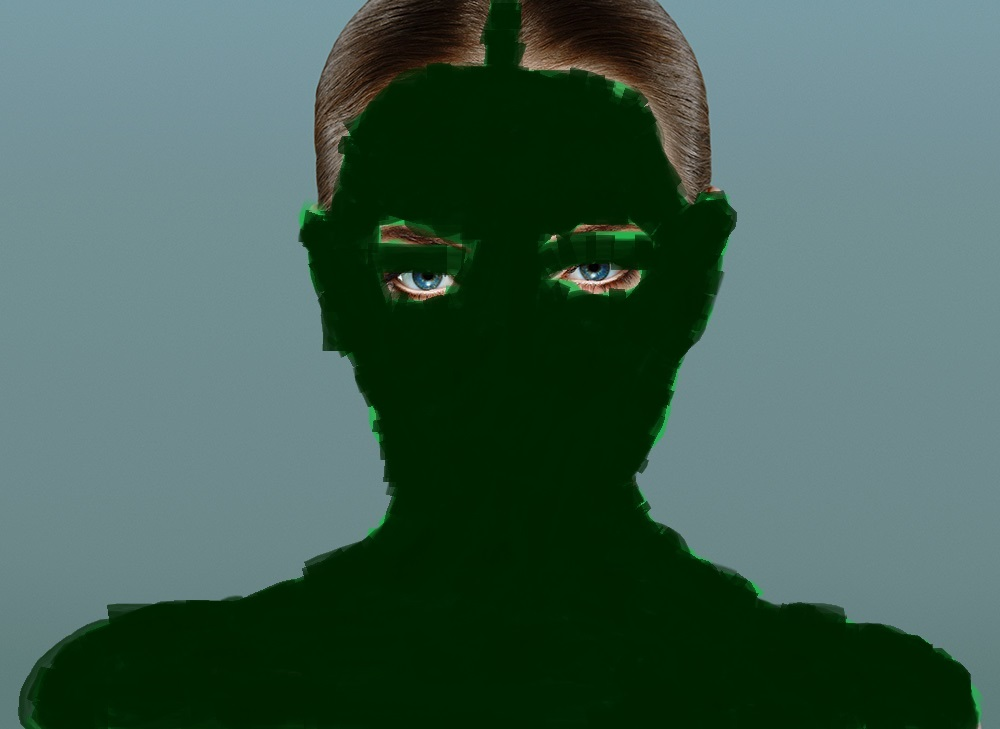
#> input picture lab1/1_colorat.jpg, 1000 x 729 px
$ jupyter execute --allow-errors lab1.ipynb
#> lines starting #> are read from the running program, lines starting #| are printed output that depends on the picture; after the words box and inside, x2 and y2 are one past the last pixel; in counts of white or black regions, pixels touching at a corner belong together
[cell 1]
import numpy as np
from skimage import io, color
import matplotlib.pyplot as plt

plt.style.use('dark_background')

img = io.imread('1_colorat.jpg')
#> img is the input picture: shape (729, 1000, 3); mean R, G, B 65.8, 94.7, 82.6

# Convert to grayscale. This already gives a float image in [0, 1].
gray_image = color.rgb2gray(img)
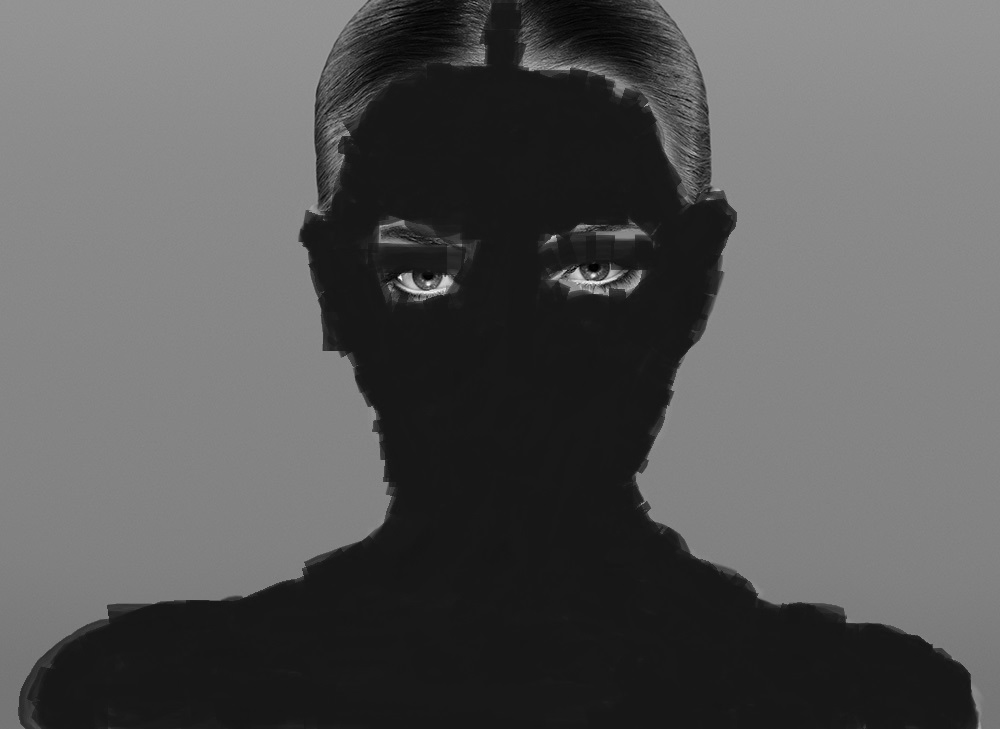
#> gray_image: shape (729, 1000) float64; min 0.000833, max 0.986, mean 0.344

plt.figure(figsize=(10, 5))

plt.subplot(1, 2, 1)
plt.imshow(img)
plt.title("Imagine originală")
plt.axis("off")

plt.subplot(1, 2, 2)
plt.imshow(gray_image, cmap='gray', vmin=0, vmax=1)
plt.title("Imagine grayscale")
plt.axis("off")

plt.show()
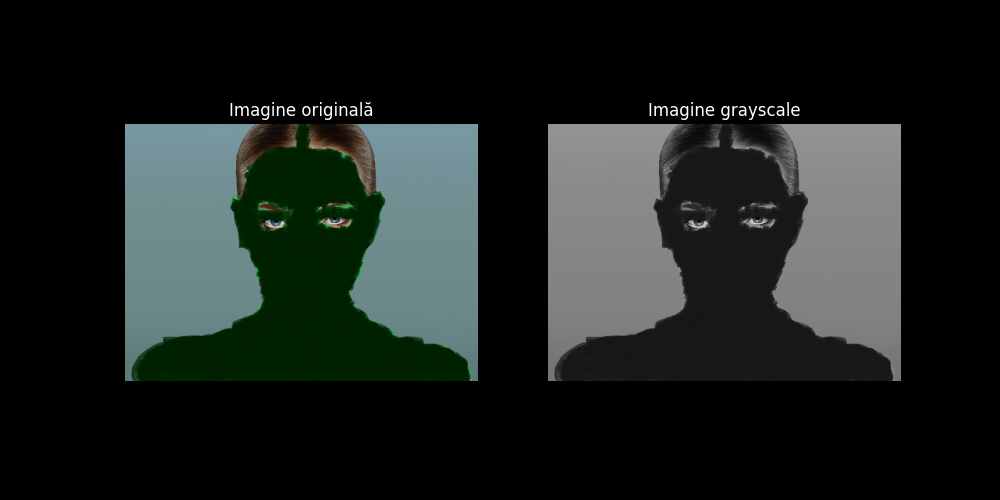
#> figure drawn by matplotlib, 2 panels
hist, bin_edges = np.histogram(gray_image, bins=256)
#> hist = 256 values, max 160604 at index 23, min 0 at index 229, mean 2847.7; bin_edges = 257 values from 0.000833 to 0.986

plt.figure(figsize=(8, 4))
plt.bar(bin_edges[:-1], hist, width=(bin_edges[1] - bin_edges[0]), edgecolor='black')
plt.xlabel('Normalized Pixel Intensity')
plt.ylabel('Frequency')
plt.title('Histogram of Grayscale Image')
plt.show()
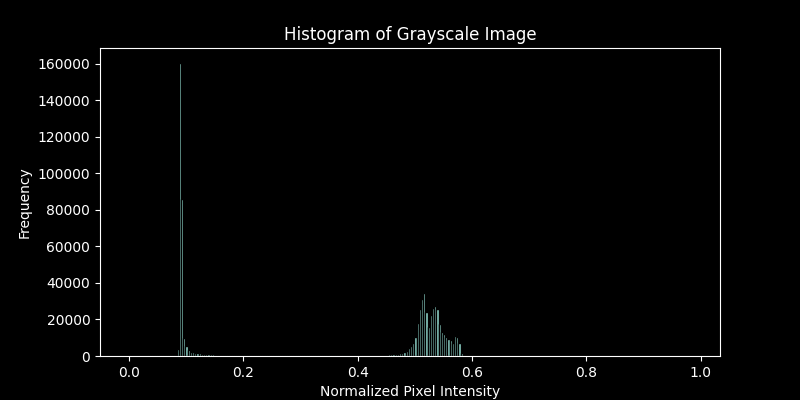
#> figure drawn by matplotlib, 1 panel; tallest bar 160604 high, from x = 0.0874 to 0.0913

[cell 2]
binary2 = np.zeros(gray_image.shape)
for i in range(gray_image.shape[0]):
    for j in range(gray_image.shape[1]):
        if(gray_image[i,j]>= 0.45 and gray_image[i,j]< 0.6):
            binary2[i,j]=1
        else:
            binary2[i,j]=0
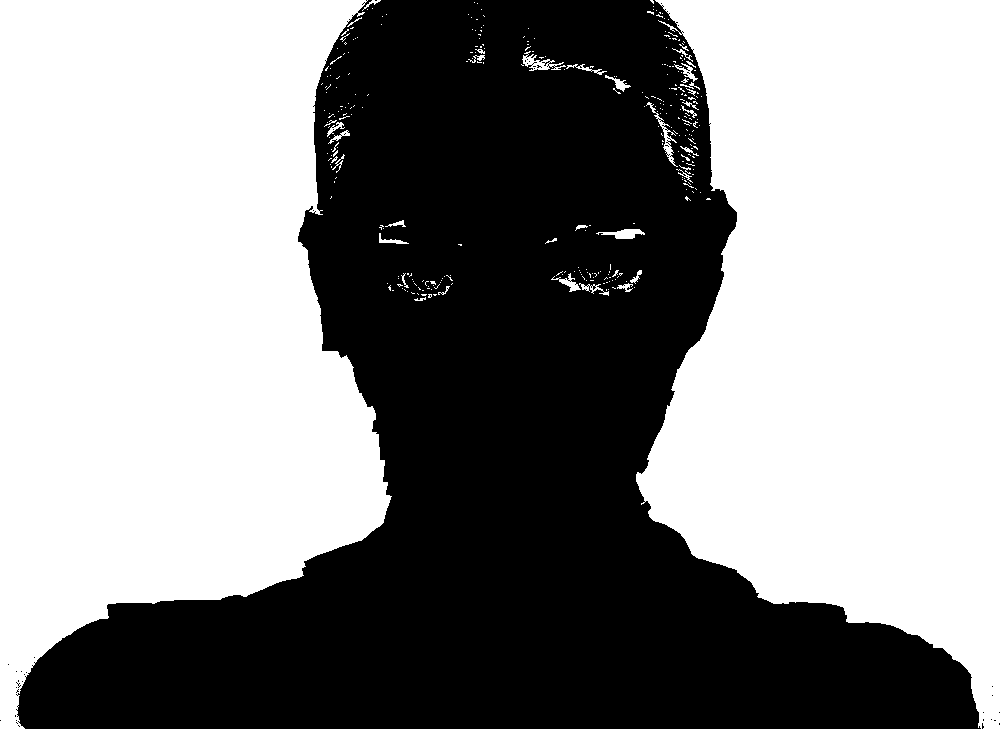
#> binary2: shape (729, 1000) float64; values 0 (black) and 1 (white), 55.2% white; 44 black regions (43 under 20 px), largest, box (x1, y1, x2, y2) and area: (16, 0, 981, 729) 326604

plt.figure(), plt.imshow(binary2, cmap='gray')

[cell 3]
import numpy as np
from skimage import io
import matplotlib.pyplot as plt

plt.style.use('dark_background')

img = io.imread('3.jpg')
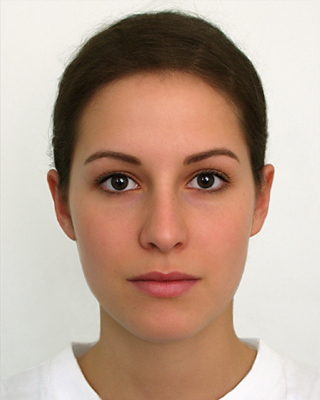
#> input picture lab1/3.jpg, 320 x 400 px
#> img is the input picture: shape (400, 320, 3); mean R, G, B 187.2, 162, 145.2

# If needed, convert to float for safer arithmetic, but still in [0..255] range
img_float = img.astype(np.float32)

# Separate color channels for clarity
R = img_float[:, :, 0]
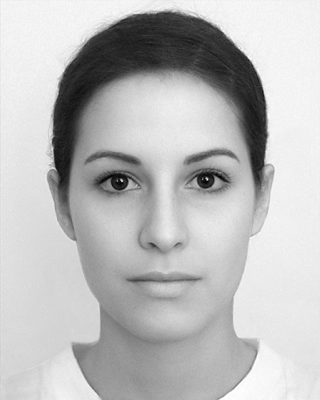
#> R: shape (400, 320) float32; min 0, max 255, mean 187.2
G = img_float[:, :, 1]
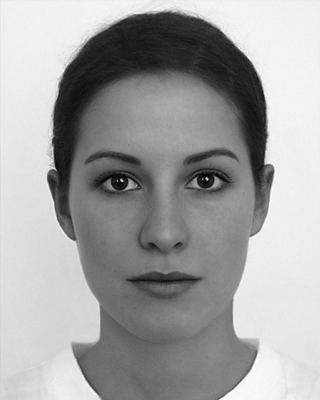
#> G: shape (400, 320) float32; min 0, max 255, mean 162
B = img_float[:, :, 2]
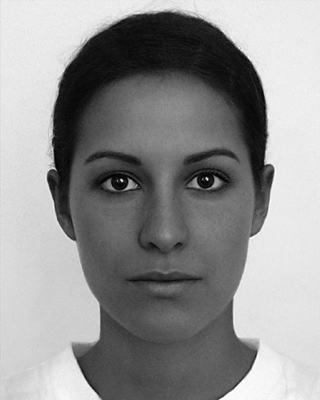
#> B: shape (400, 320) float32; min 0, max 255, mean 145.2

c1 = (R > 95)
#> c1: shape (400, 320) bool; 87.9% white; 24 black regions (18 under 20 px), largest, box (x1, y1, x2, y2) and area: (52, 12, 267, 206) 14235, (94, 171, 140, 194) 515, (189, 168, 230, 189) 383, (87, 153, 139, 165) 201, (188, 153, 215, 163) 90, (129, 279, 155, 282) 47
c2 = (G > 40)
#> c2: shape (400, 320) bool; 91.3% white; 70 black regions (63 under 20 px), largest, box (x1, y1, x2, y2) and area: (53, 18, 266, 189) 10130, (96, 173, 140, 190) 316, (189, 172, 229, 188) 263
c3 = (B > 20)
#> c3: shape (400, 320) bool; 93.8% white; 158 black regions (151 under 20 px), largest, box (x1, y1, x2, y2) and area: (54, 22, 203, 186) 4968, (194, 44, 266, 180) 1975, (96, 173, 140, 190) 239
c4 = ((np.max(img_float, axis=2) - np.min(img_float, axis=2)) > 15)
#> c4: shape (400, 320) bool; 52.7% white; 80 black regions (76 under 20 px), largest, box (x1, y1, x2, y2) and area: (0, 0, 320, 400) 59857, (100, 174, 132, 190) 215, (195, 173, 224, 189) 162, (68, 85, 87, 106) 139
c5 = (np.abs(R - G) > 15)
#> c5: shape (400, 320) bool; 43.6% white; 189 white regions (187 under 20 px), largest, box (x1, y1, x2, y2) and area: (47, 51, 275, 400) 55272, (165, 47, 177, 56) 44
c6 = (R > G)
#> c6: shape (400, 320) bool; 76.3% white; 856 black regions (778 under 20 px), largest, box (x1, y1, x2, y2) and area: (0, 20, 100, 400) 18938, (254, 244, 320, 369) 2363, (83, 0, 286, 261) 2291
c7 = (R > B)
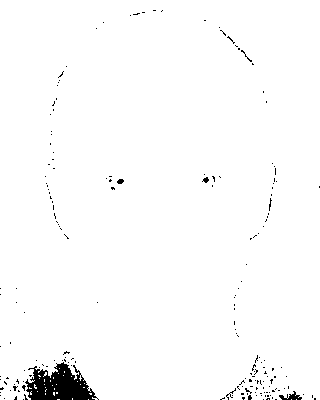
#> c7: shape (400, 320) bool; 98.1% white; 188 black regions (182 under 20 px), largest, box (x1, y1, x2, y2) and area: (25, 362, 99, 400) 1663, (279, 391, 302, 400) 97, (117, 179, 124, 184) 27, (202, 177, 209, 183) 25, (226, 388, 236, 400) 25, (241, 50, 252, 62) 22

# We now have 7 Boolean matrices: c1..c7
# The final skin mask is the AND of all conditions
skin_mask = c1 & c2 & c3 & c4 & c5 & c6 & c7
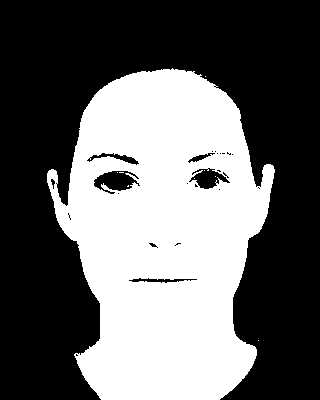
#> skin_mask: shape (400, 320) bool; 40.5% white; 9 white regions (8 under 20 px), largest, box (x1, y1, x2, y2) and area: (47, 68, 275, 400) 51835
# [8 lines of commented-out code are left out]
plt.figure(figsize=(14, 6))
conditions = [c1, c2, c3, c4, c5, c6, c7]
titles = [f"Cond {i+1}" for i in range(len(conditions))]
#> titles = ['Cond 1', 'Cond 2', 'Cond 3', 'Cond 4', 'Cond 5', 'Cond 6', 'Cond 7']

for i, (cond, title) in enumerate(zip(conditions, titles), start=1):
    plt.subplot(2, 4, i)
    plt.imshow(cond, cmap='gray')
    plt.title(title)
    plt.axis('off')
#> this loop made 7 passes
#> title on passes 1 to 7: 'Cond 1', 'Cond 2', 'Cond 3', 'Cond 4', 'Cond 5', 'Cond 6', 'Cond 7'

# Show the final combined mask
plt.subplot(2, 4, 8)
plt.imshow(skin_mask, cmap='gray')
plt.title("Final Skin Mask")
plt.axis('off')

plt.tight_layout()
plt.show()
